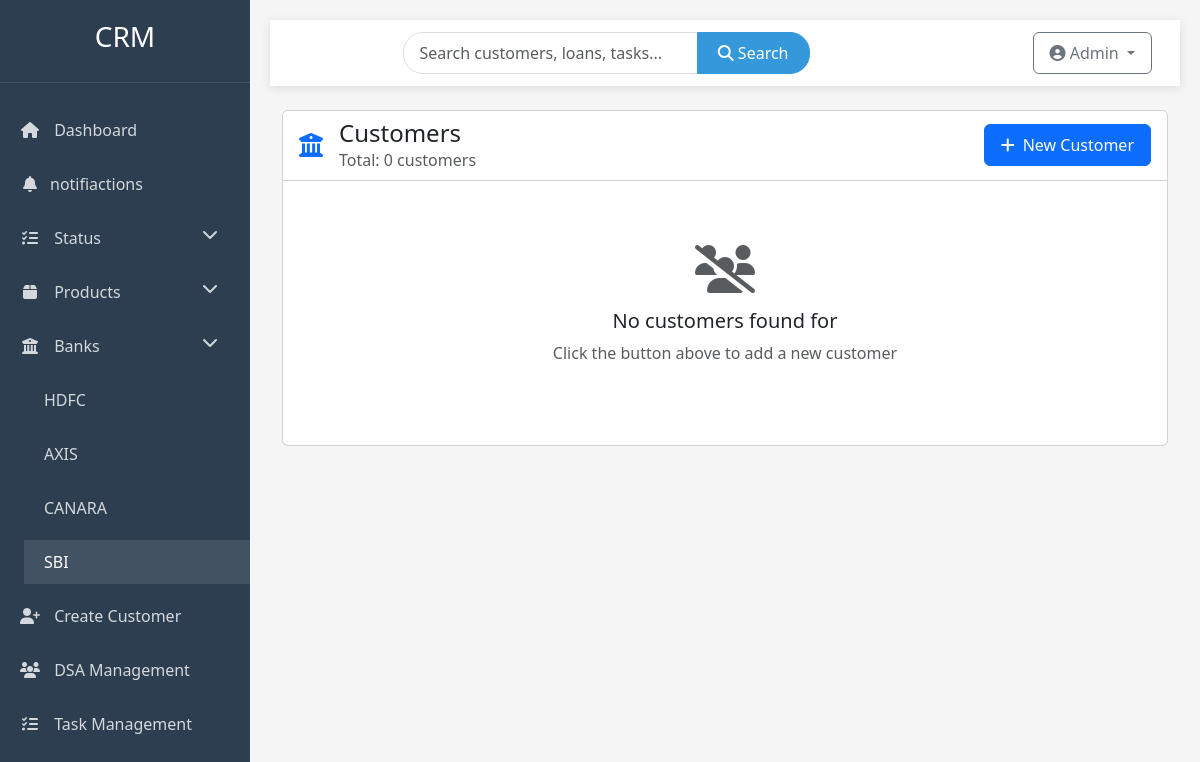
The page /categories/SBI/ (signed in) on the database as committed earlier.
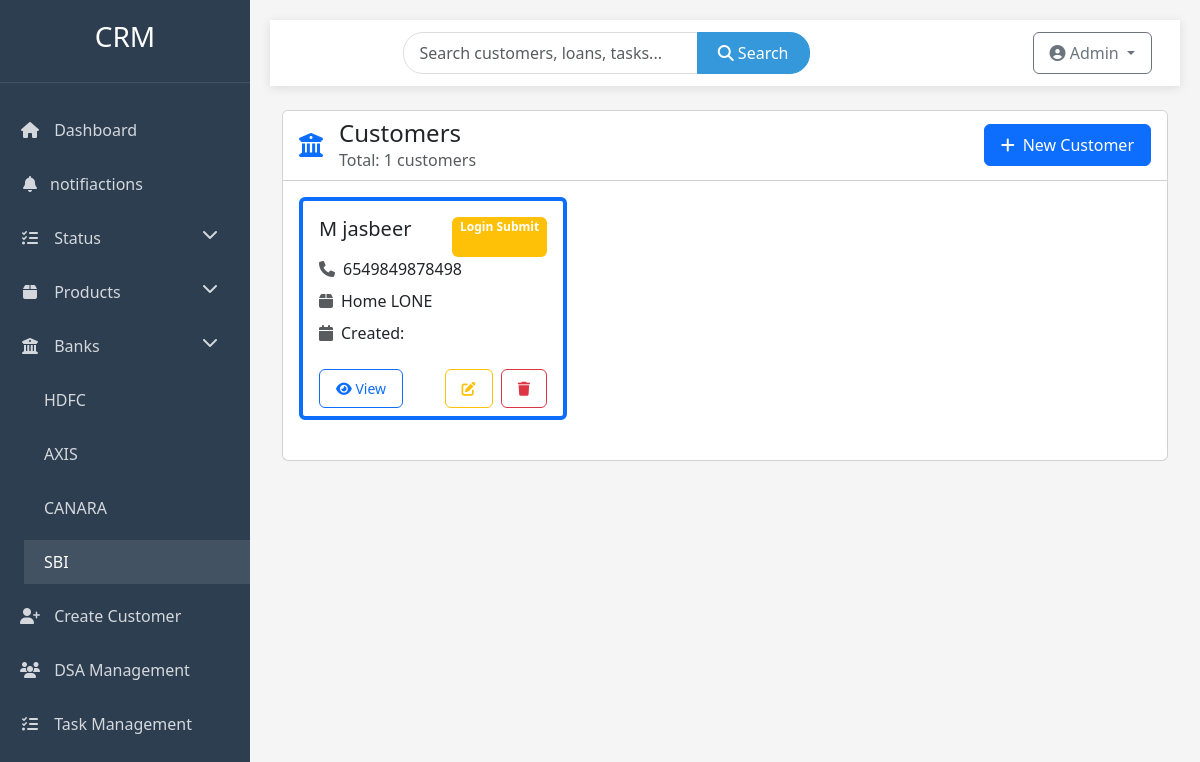
The same page on the database as committed later.
### profiles/models.py (models this page shows, shortened)
class Customer(models.Model):
    user = models.ForeignKey(Account, on_delete=models.CASCADE, null=True, blank=True,related_name='customers' )
    f_name = models.CharField(max_length=50)
    l_name = models.CharField(max_length=50)
    phone_num = models.IntegerField()
    product = models.CharField(choices=PRODUCT_CHOICE, max_length=20)
    bank = models.CharField(choices=BANK_CHOICE, max_length=20)
    status = models.CharField(choices=STATUS_CHOICES, max_length=20)
    type = models.CharField(choices=TYPE_CHOICES, max_length=4)
    dsa = models.ForeignKey(DSA, on_delete=models.SET_NULL, null=True, blank=True)
    created_date = models.DateField(auto_now_add=True)

### profiles/views.py (the view)
# urls.py: path('categories/<slug:val>/', views.Bank_Category.as_view(), name="category"),
class Bank_Category(View):
    def get(self, request, val):
        customers = Customer.objects.filter(user=request.user,bank=val)
        titles = customers.values('f_name', 'l_name')
        return render(request, 'Bank_category.html', {'customers': customers, 'titles': titles})

### templates/Bank_category.html (shortened to what this page needs)
{% extends 'base.html' %}
{% block content %}
<div class="row animate-fade">
    <div class="col-12">
        <div class="card">
            <div class="card-header bg-white">
                <div class="d-flex justify-content-between align-items-center">
                    <div class="d-flex align-items-center">
                        <i class="fas fa-university me-3 text-primary" style="font-size: 1.5rem;"></i>
                        <div>
                            <h4 class="mb-0">{{ bank_name }} Customers</h4>
                            <p class="text-muted mb-0">Total: {{ customers.count }} customers</p>
                        </div>
                    </div>
                    <a href="{% url 'create_customer' %}" class="btn btn-primary">
                        <i class="fas fa-plus me-2"></i>New Customer
                    </a>
                </div>
            </div>
            <div class="card-body">
                {% if customers %}
                <div class="row">
                    {% for cstmr in customers %}
                    <div class="col-xl-4 col-md-6 mb-4">
                        <div class="card h-100 border-start border-4 border-primary">
                            <div class="card-body">
                                <div class="d-flex justify-content-between">
                                    <h5 class="card-title mb-3">{{ cstmr.f_name }} {{ cstmr.l_name }}</h5>
                                    <span class="badge bg-{% if cstmr.status == 'disp' %}success{% elif cstmr.status == 'reject' %}danger{% else %}warning{% endif %}">
                                        {{ cstmr.get_status_display }}
                                    </span>
                                </div>
                                <div class="customer-info">
                                    <div class="d-flex align-items-center mb-2">
                                        <i class="fas fa-phone text-muted me-2"></i>
                                        <span>{{ cstmr.phone_num }}</span>
                                    </div>
                                    <div class="d-flex align-items-center mb-2">
                                        <i class="fas fa-box text-muted me-2"></i>
                                        <span>{{ cstmr.get_product_display }}</span>
                                    </div>
                                    <div class="d-flex align-items-center">
                                        <i class="fas fa-calendar text-muted me-2"></i>
                                        <span>Created: {{ cstmr.created_at|date:"M d, Y" }}</span>
                                    </div>
                                </div>
                            </div>
                            <div class="card-footer bg-transparent border-0 d-flex justify-content-between">
                                <a href="{% url 'details' cstmr.pk %}" class="btn btn-sm btn-outline-primary">
                                    <i class="fas fa-eye"></i> View
                                </a>
                                <div>
                                    <a href="{% url 'edit' cstmr.pk %}" class="btn btn-sm btn-outline-warning me-1">
                                        <i class="fas fa-edit"></i>
                                    </a>
                                    <a href="{% url 'delete' cstmr.pk %}" class="btn btn-sm btn-outline-danger">
                                        <i class="fas fa-trash"></i>
                                    </a>
                                </div>
                            </div>
                        </div>
                    </div>
                    {% endfor %}
                </div>
                {% else %}
                <div class="text-center py-5">
                    <i class="fas fa-users-slash fa-3x text-muted mb-3"></i>
                    <h5>No customers found for {{ bank_name }}</h5>
                    <p class="text-muted">Click the button above to add a new customer</p>
                </div>
                {% endif %}
            </div>
        </div>
    </div>
</div>
{% endblock %}

Rows that differ between the two databases and show on the page:
added Customer: f_name "M", l_name "jasbeer", status "Login Submit", phone_num "6549849878498", product "Home LONE"
Other text that changed with them:
{{ customers.count }}: "0" → "1"
text no longer shown: "No customers found for Click the button above to add a new customer"
